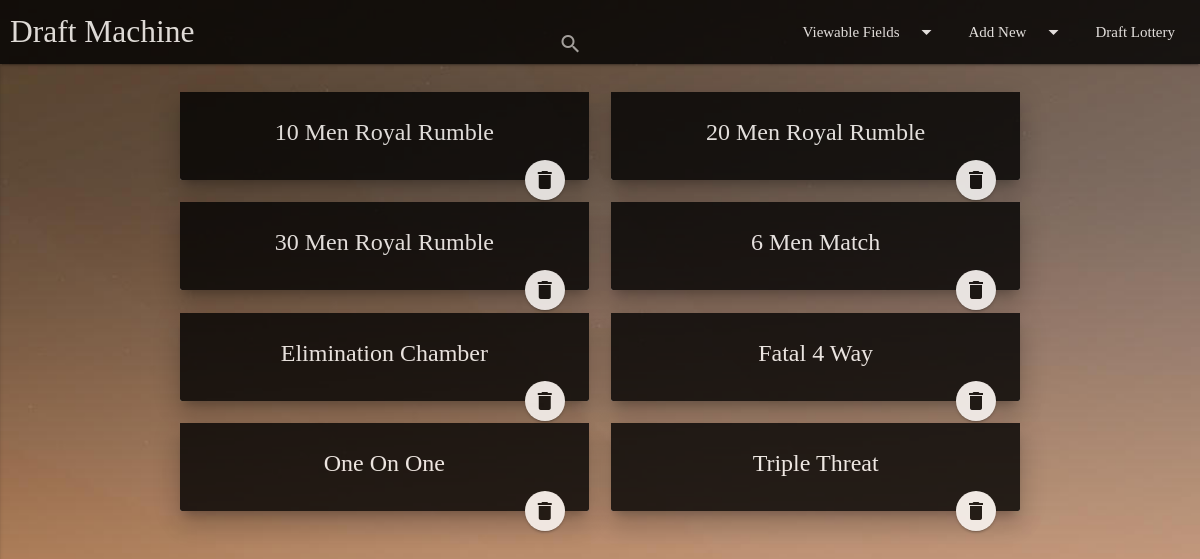
The app's page /wwe2k16/matchtypes/ with its own data.
### wwe2k16/models.py (models this page shows, shortened)
class MatchType(models.Model):
	slug = models.SlugField(max_length=40, unique=True)
	name = models.CharField(max_length=250, unique=True)
	no_of_participants = models.PositiveIntegerField(default=2)
	created_at = models.DateTimeField(null=True, blank=True)
	updated_at = models.DateTimeField(auto_now = True, null=True, blank=True)
	deleted_at = models.DateTimeField(null=True, blank=True)

### wwe2k16/views.py (the view)
class MatchTypesView(generic.ListView):
	template_name = 'wwe2k16/match_types.html'
	context_object_name = 'all_match_types'
	def get_queryset(self):
		return MatchType.objects.all().order_by('name')

### wwe2k16/templates/wwe2k16/match_types.html
{% extends 'wwe2k16/base.html' %}
{% block body %}
	<section>
		<div class="row">
		{% for match_type in all_match_types %}
			<div class="col m6 s12 center">
				<a href="{% url 'wwe2k16:matchtype' match_type.slug %}" class="white-text">
					<div class="card z-depth-5">
						<div class="card-content black">
							<span class="card-title">{{match_type.name}}</span>
							<a class="btn-floating halfway-fab waves-effect waves-light white" href="{% url 'wwe2k16:matchtype-delete' match_type.slug %}">
								<i class="material-icons black-text">delete</i>
							</a>
						</div>
					</div>
				</a>
			</div>
		{% endfor %}
		</div>
	</section>
{% endblock %}

### wwe2k16/static/wwe2k16/css/custom.css (style rules this page uses)
body { font-family: 'Pangolin', cursive !important; display: flex; min-height: 100vh; flex-direction: column; }

### records on screen
MatchType: name "10 Men Royal Rumble"
MatchType: name "20 Men Royal Rumble"
MatchType: name "30 Men Royal Rumble"
MatchType: name "6 Men Match"
MatchType: name "Elimination Chamber"
MatchType: name "Fatal 4 Way"
MatchType: name "One On One"
MatchType: name "Triple Threat"
